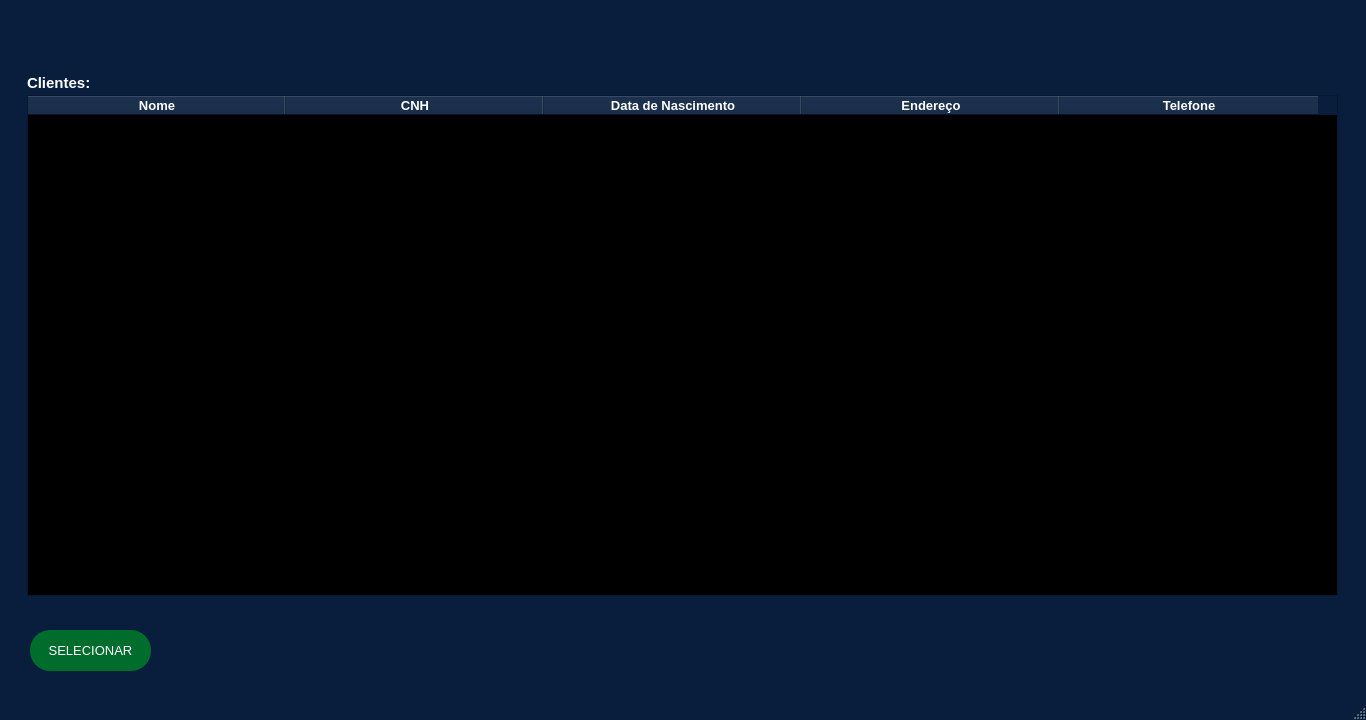
<?xml version="1.0" encoding="UTF-8"?>
<ui version="4.0">
 <class>MainWindow</class>
 <widget class="QMainWindow" name="MainWindow">
  <property name="geometry">
   <rect>
    <x>0</x>
    <y>0</y>
    <width>1366</width>
    <height>720</height>
   </rect>
  </property>
  <property name="minimumSize">
   <size>
    <width>1366</width>
    <height>720</height>
   </size>
  </property>
  <property name="maximumSize">
   <size>
    <width>1366</width>
    <height>720</height>
   </size>
  </property>
  <property name="palette">
   <palette>
    <active>
     <colorrole role="WindowText">
      <brush brushstyle="SolidPattern">
       <color alpha="255">
        <red>255</red>
        <green>255</green>
        <blue>255</blue>
       </color>
      </brush>
     </colorrole>
     <colorrole role="Button">
      <brush brushstyle="SolidPattern">
       <color alpha="255">
        <red>9</red>
        <green>30</green>
        <blue>61</blue>
       </color>
      </brush>
     </colorrole>
     <colorrole role="Light">
      <brush brushstyle="SolidPattern">
       <color alpha="255">
        <red>13</red>
        <green>45</green>
        <blue>91</blue>
       </color>
      </brush>
     </colorrole>
     <colorrole role="Midlight">
      <brush brushstyle="SolidPattern">
       <color alpha="255">
        <red>11</red>
        <green>37</green>
        <blue>76</blue>
       </color>
      </brush>
     </colorrole>
     <colorrole role="Dark">
      <brush brushstyle="SolidPattern">
       <color alpha="255">
        <red>4</red>
        <green>15</green>
        <blue>30</blue>
       </color>
      </brush>
     </colorrole>
     <colorrole role="Mid">
      <brush brushstyle="SolidPattern">
       <color alpha="255">
        <red>6</red>
        <green>20</green>
        <blue>41</blue>
       </color>
      </brush>
     </colorrole>
     <colorrole role="Text">
      <brush brushstyle="SolidPattern">
       <color alpha="255">
        <red>255</red>
        <green>255</green>
        <blue>255</blue>
       </color>
      </brush>
     </colorrole>
     <colorrole role="BrightText">
      <brush brushstyle="SolidPattern">
       <color alpha="255">
        <red>255</red>
        <green>255</green>
        <blue>255</blue>
       </color>
      </brush>
     </colorrole>
     <colorrole role="ButtonText">
      <brush brushstyle="SolidPattern">
       <color alpha="255">
        <red>255</red>
        <green>255</green>
        <blue>255</blue>
       </color>
      </brush>
     </colorrole>
     <colorrole role="Base">
      <brush brushstyle="SolidPattern">
       <color alpha="255">
        <red>0</red>
        <green>0</green>
        <blue>0</blue>
       </color>
      </brush>
     </colorrole>
     <colorrole role="Window">
      <brush brushstyle="SolidPattern">
       <color alpha="255">
        <red>9</red>
        <green>30</green>
        <blue>61</blue>
       </color>
      </brush>
     </colorrole>
     <colorrole role="Shadow">
      <brush brushstyle="SolidPattern">
       <color alpha="255">
        <red>0</red>
        <green>0</green>
        <blue>0</blue>
       </color>
      </brush>
     </colorrole>
     <colorrole role="AlternateBase">
      <brush brushstyle="SolidPattern">
       <color alpha="255">
        <red>4</red>
        <green>15</green>
        <blue>30</blue>
       </color>
      </brush>
     </colorrole>
     <colorrole role="ToolTipBase">
      <brush brushstyle="SolidPattern">
       <color alpha="255">
        <red>255</red>
        <green>255</green>
        <blue>220</blue>
       </color>
      </brush>
     </colorrole>
     <colorrole role="ToolTipText">
      <brush brushstyle="SolidPattern">
       <color alpha="255">
        <red>0</red>
        <green>0</green>
        <blue>0</blue>
       </color>
      </brush>
     </colorrole>
     <colorrole role="PlaceholderText">
      <brush brushstyle="SolidPattern">
       <color alpha="128">
        <red>255</red>
        <green>255</green>
        <blue>255</blue>
       </color>
      </brush>
     </colorrole>
    </active>
    <inactive>
     <colorrole role="WindowText">
      <brush brushstyle="SolidPattern">
       <color alpha="255">
        <red>255</red>
        <green>255</green>
        <blue>255</blue>
       </color>
      </brush>
     </colorrole>
     <colorrole role="Button">
      <brush brushstyle="SolidPattern">
       <color alpha="255">
        <red>9</red>
        <green>30</green>
        <blue>61</blue>
       </color>
      </brush>
     </colorrole>
     <colorrole role="Light">
      <brush brushstyle="SolidPattern">
       <color alpha="255">
        <red>13</red>
        <green>45</green>
        <blue>91</blue>
       </color>
      </brush>
     </colorrole>
     <colorrole role="Midlight">
      <brush brushstyle="SolidPattern">
       <color alpha="255">
        <red>11</red>
        <green>37</green>
        <blue>76</blue>
       </color>
      </brush>
     </colorrole>
     <colorrole role="Dark">
      <brush brushstyle="SolidPattern">
       <color alpha="255">
        <red>4</red>
        <green>15</green>
        <blue>30</blue>
       </color>
      </brush>
     </colorrole>
     <colorrole role="Mid">
      <brush brushstyle="SolidPattern">
       <color alpha="255">
        <red>6</red>
        <green>20</green>
        <blue>41</blue>
       </color>
      </brush>
     </colorrole>
     <colorrole role="Text">
      <brush brushstyle="SolidPattern">
       <color alpha="255">
        <red>255</red>
        <green>255</green>
        <blue>255</blue>
       </color>
      </brush>
     </colorrole>
     <colorrole role="BrightText">
      <brush brushstyle="SolidPattern">
       <color alpha="255">
        <red>255</red>
        <green>255</green>
        <blue>255</blue>
       </color>
      </brush>
     </colorrole>
     <colorrole role="ButtonText">
      <brush brushstyle="SolidPattern">
       <color alpha="255">
        <red>255</red>
        <green>255</green>
        <blue>255</blue>
       </color>
      </brush>
     </colorrole>
     <colorrole role="Base">
      <brush brushstyle="SolidPattern">
       <color alpha="255">
        <red>0</red>
        <green>0</green>
        <blue>0</blue>
       </color>
      </brush>
     </colorrole>
     <colorrole role="Window">
      <brush brushstyle="SolidPattern">
       <color alpha="255">
        <red>9</red>
        <green>30</green>
        <blue>61</blue>
       </color>
      </brush>
     </colorrole>
     <colorrole role="Shadow">
      <brush brushstyle="SolidPattern">
       <color alpha="255">
        <red>0</red>
        <green>0</green>
        <blue>0</blue>
       </color>
      </brush>
     </colorrole>
     <colorrole role="AlternateBase">
      <brush brushstyle="SolidPattern">
       <color alpha="255">
        <red>4</red>
        <green>15</green>
        <blue>30</blue>
       </color>
      </brush>
     </colorrole>
     <colorrole role="ToolTipBase">
      <brush brushstyle="SolidPattern">
       <color alpha="255">
        <red>255</red>
        <green>255</green>
        <blue>220</blue>
       </color>
      </brush>
     </colorrole>
     <colorrole role="ToolTipText">
      <brush brushstyle="SolidPattern">
       <color alpha="255">
        <red>0</red>
        <green>0</green>
        <blue>0</blue>
       </color>
      </brush>
     </colorrole>
     <colorrole role="PlaceholderText">
      <brush brushstyle="SolidPattern">
       <color alpha="128">
        <red>255</red>
        <green>255</green>
        <blue>255</blue>
       </color>
      </brush>
     </colorrole>
    </inactive>
    <disabled>
     <colorrole role="WindowText">
      <brush brushstyle="SolidPattern">
       <color alpha="255">
        <red>4</red>
        <green>15</green>
        <blue>30</blue>
       </color>
      </brush>
     </colorrole>
     <colorrole role="Button">
      <brush brushstyle="SolidPattern">
       <color alpha="255">
        <red>9</red>
        <green>30</green>
        <blue>61</blue>
       </color>
      </brush>
     </colorrole>
     <colorrole role="Light">
      <brush brushstyle="SolidPattern">
       <color alpha="255">
        <red>13</red>
        <green>45</green>
        <blue>91</blue>
       </color>
      </brush>
     </colorrole>
     <colorrole role="Midlight">
      <brush brushstyle="SolidPattern">
       <color alpha="255">
        <red>11</red>
        <green>37</green>
        <blue>76</blue>
       </color>
      </brush>
     </colorrole>
     <colorrole role="Dark">
      <brush brushstyle="SolidPattern">
       <color alpha="255">
        <red>4</red>
        <green>15</green>
        <blue>30</blue>
       </color>
      </brush>
     </colorrole>
     <colorrole role="Mid">
      <brush brushstyle="SolidPattern">
       <color alpha="255">
        <red>6</red>
        <green>20</green>
        <blue>41</blue>
       </color>
      </brush>
     </colorrole>
     <colorrole role="Text">
      <brush brushstyle="SolidPattern">
       <color alpha="255">
        <red>4</red>
        <green>15</green>
        <blue>30</blue>
       </color>
      </brush>
     </colorrole>
     <colorrole role="BrightText">
      <brush brushstyle="SolidPattern">
       <color alpha="255">
        <red>255</red>
        <green>255</green>
        <blue>255</blue>
       </color>
      </brush>
     </colorrole>
     <colorrole role="ButtonText">
      <brush brushstyle="SolidPattern">
       <color alpha="255">
        <red>4</red>
        <green>15</green>
        <blue>30</blue>
       </color>
      </brush>
     </colorrole>
     <colorrole role="Base">
      <brush brushstyle="SolidPattern">
       <color alpha="255">
        <red>9</red>
        <green>30</green>
        <blue>61</blue>
       </color>
      </brush>
     </colorrole>
     <colorrole role="Window">
      <brush brushstyle="SolidPattern">
       <color alpha="255">
        <red>9</red>
        <green>30</green>
        <blue>61</blue>
       </color>
      </brush>
     </colorrole>
     <colorrole role="Shadow">
      <brush brushstyle="SolidPattern">
       <color alpha="255">
        <red>0</red>
        <green>0</green>
        <blue>0</blue>
       </color>
      </brush>
     </colorrole>
     <colorrole role="AlternateBase">
      <brush brushstyle="SolidPattern">
       <color alpha="255">
        <red>9</red>
        <green>30</green>
        <blue>61</blue>
       </color>
      </brush>
     </colorrole>
     <colorrole role="ToolTipBase">
      <brush brushstyle="SolidPattern">
       <color alpha="255">
        <red>255</red>
        <green>255</green>
        <blue>220</blue>
       </color>
      </brush>
     </colorrole>
     <colorrole role="ToolTipText">
      <brush brushstyle="SolidPattern">
       <color alpha="255">
        <red>0</red>
        <green>0</green>
        <blue>0</blue>
       </color>
      </brush>
     </colorrole>
     <colorrole role="PlaceholderText">
      <brush brushstyle="SolidPattern">
       <color alpha="128">
        <red>255</red>
        <green>255</green>
        <blue>255</blue>
       </color>
      </brush>
     </colorrole>
    </disabled>
   </palette>
  </property>
  <property name="windowTitle">
   <string>Long Drive</string>
  </property>
  <property name="windowIcon">
   <iconset>
    <normaloff>../Logos/LOGO4.png</normaloff>../Logos/LOGO4.png</iconset>
  </property>
  <property name="layoutDirection">
   <enum>Qt::LeftToRight</enum>
  </property>
  <widget class="QWidget" name="centralwidget">
   <widget class="QLabel" name="logocli">
    <property name="enabled">
     <bool>true</bool>
    </property>
    <property name="geometry">
     <rect>
      <x>1140</x>
      <y>544</y>
      <width>231</width>
      <height>231</height>
     </rect>
    </property>
    <property name="toolTip">
     <string>&lt;html&gt;&lt;head/&gt;&lt;body&gt;&lt;p align=&quot;center&quot;&gt;&lt;br/&gt;&lt;/p&gt;&lt;/body&gt;&lt;/html&gt;</string>
    </property>
    <property name="whatsThis">
     <string>&lt;html&gt;&lt;head/&gt;&lt;body&gt;&lt;p align=&quot;center&quot;&gt;&lt;br/&gt;&lt;/p&gt;&lt;/body&gt;&lt;/html&gt;</string>
    </property>
    <property name="autoFillBackground">
     <bool>false</bool>
    </property>
    <property name="styleSheet">
     <string notr="true"/>
    </property>
    <property name="text">
     <string/>
    </property>
    <property name="pixmap">
     <pixmap>../Logos/LOGO2.png</pixmap>
    </property>
    <property name="scaledContents">
     <bool>true</bool>
    </property>
    <property name="wordWrap">
     <bool>false</bool>
    </property>
   </widget>
   <widget class="QPushButton" name="cadastrarcliente">
    <property name="geometry">
     <rect>
      <x>30</x>
      <y>630</y>
      <width>121</width>
      <height>41</height>
     </rect>
    </property>
    <property name="palette">
     <palette>
      <active>
       <colorrole role="WindowText">
        <brush brushstyle="SolidPattern">
         <color alpha="255">
          <red>255</red>
          <green>255</green>
          <blue>255</blue>
         </color>
        </brush>
       </colorrole>
       <colorrole role="Button">
        <brush brushstyle="SolidPattern">
         <color alpha="255">
          <red>0</red>
          <green>109</green>
          <blue>45</blue>
         </color>
        </brush>
       </colorrole>
       <colorrole role="Text">
        <brush brushstyle="SolidPattern">
         <color alpha="255">
          <red>255</red>
          <green>255</green>
          <blue>255</blue>
         </color>
        </brush>
       </colorrole>
       <colorrole role="BrightText">
        <brush brushstyle="SolidPattern">
         <color alpha="255">
          <red>203</red>
          <green>255</green>
          <blue>80</blue>
         </color>
        </brush>
       </colorrole>
       <colorrole role="ButtonText">
        <brush brushstyle="SolidPattern">
         <color alpha="255">
          <red>255</red>
          <green>255</green>
          <blue>255</blue>
         </color>
        </brush>
       </colorrole>
       <colorrole role="Base">
        <brush brushstyle="SolidPattern">
         <color alpha="255">
          <red>0</red>
          <green>109</green>
          <blue>45</blue>
         </color>
        </brush>
       </colorrole>
       <colorrole role="Window">
        <brush brushstyle="SolidPattern">
         <color alpha="255">
          <red>0</red>
          <green>109</green>
          <blue>45</blue>
         </color>
        </brush>
       </colorrole>
       <colorrole role="ToolTipBase">
        <brush brushstyle="SolidPattern">
         <color alpha="255">
          <red>255</red>
          <green>255</green>
          <blue>0</blue>
         </color>
        </brush>
       </colorrole>
       <colorrole role="PlaceholderText">
        <brush brushstyle="SolidPattern">
         <color alpha="128">
          <red>0</red>
          <green>0</green>
          <blue>0</blue>
         </color>
        </brush>
       </colorrole>
      </active>
      <inactive>
       <colorrole role="WindowText">
        <brush brushstyle="SolidPattern">
         <color alpha="255">
          <red>255</red>
          <green>255</green>
          <blue>255</blue>
         </color>
        </brush>
       </colorrole>
       <colorrole role="Button">
        <brush brushstyle="SolidPattern">
         <color alpha="255">
          <red>0</red>
          <green>109</green>
          <blue>45</blue>
         </color>
        </brush>
       </colorrole>
       <colorrole role="Text">
        <brush brushstyle="SolidPattern">
         <color alpha="255">
          <red>255</red>
          <green>255</green>
          <blue>255</blue>
         </color>
        </brush>
       </colorrole>
       <colorrole role="BrightText">
        <brush brushstyle="SolidPattern">
         <color alpha="255">
          <red>203</red>
          <green>255</green>
          <blue>80</blue>
         </color>
        </brush>
       </colorrole>
       <colorrole role="ButtonText">
        <brush brushstyle="SolidPattern">
         <color alpha="255">
          <red>255</red>
          <green>255</green>
          <blue>255</blue>
         </color>
        </brush>
       </colorrole>
       <colorrole role="Base">
        <brush brushstyle="SolidPattern">
         <color alpha="255">
          <red>0</red>
          <green>109</green>
          <blue>45</blue>
         </color>
        </brush>
       </colorrole>
       <colorrole role="Window">
        <brush brushstyle="SolidPattern">
         <color alpha="255">
          <red>0</red>
          <green>109</green>
          <blue>45</blue>
         </color>
        </brush>
       </colorrole>
       <colorrole role="ToolTipBase">
        <brush brushstyle="SolidPattern">
         <color alpha="255">
          <red>255</red>
          <green>255</green>
          <blue>0</blue>
         </color>
        </brush>
       </colorrole>
       <colorrole role="PlaceholderText">
        <brush brushstyle="SolidPattern">
         <color alpha="128">
          <red>0</red>
          <green>0</green>
          <blue>0</blue>
         </color>
        </brush>
       </colorrole>
      </inactive>
      <disabled>
       <colorrole role="WindowText">
        <brush brushstyle="SolidPattern">
         <color alpha="255">
          <red>255</red>
          <green>255</green>
          <blue>255</blue>
         </color>
        </brush>
       </colorrole>
       <colorrole role="Button">
        <brush brushstyle="SolidPattern">
         <color alpha="255">
          <red>0</red>
          <green>109</green>
          <blue>45</blue>
         </color>
        </brush>
       </colorrole>
       <colorrole role="Text">
        <brush brushstyle="SolidPattern">
         <color alpha="255">
          <red>255</red>
          <green>255</green>
          <blue>255</blue>
         </color>
        </brush>
       </colorrole>
       <colorrole role="BrightText">
        <brush brushstyle="SolidPattern">
         <color alpha="255">
          <red>203</red>
          <green>255</green>
          <blue>80</blue>
         </color>
        </brush>
       </colorrole>
       <colorrole role="ButtonText">
        <brush brushstyle="SolidPattern">
         <color alpha="255">
          <red>255</red>
          <green>255</green>
          <blue>255</blue>
         </color>
        </brush>
       </colorrole>
       <colorrole role="Base">
        <brush brushstyle="SolidPattern">
         <color alpha="255">
          <red>0</red>
          <green>109</green>
          <blue>45</blue>
         </color>
        </brush>
       </colorrole>
       <colorrole role="Window">
        <brush brushstyle="SolidPattern">
         <color alpha="255">
          <red>0</red>
          <green>109</green>
          <blue>45</blue>
         </color>
        </brush>
       </colorrole>
       <colorrole role="ToolTipBase">
        <brush brushstyle="SolidPattern">
         <color alpha="255">
          <red>255</red>
          <green>255</green>
          <blue>0</blue>
         </color>
        </brush>
       </colorrole>
       <colorrole role="PlaceholderText">
        <brush brushstyle="SolidPattern">
         <color alpha="128">
          <red>0</red>
          <green>0</green>
          <blue>0</blue>
         </color>
        </brush>
       </colorrole>
      </disabled>
     </palette>
    </property>
    <property name="font">
     <font>
      <family>Arial</family>
      <pointsize>10</pointsize>
      <weight>9</weight>
      <italic>false</italic>
      <bold>false</bold>
     </font>
    </property>
    <property name="contextMenuPolicy">
     <enum>Qt::CustomContextMenu</enum>
    </property>
    <property name="styleSheet">
     <string notr="true">QPushButton{
	color:white;
	border-radius:20px;
	background-color: #006d2d;
	font: 75 10pt &quot;Arial&quot;;
}
QPushButton:hover{
	background-color: #013d1a;
}</string>
    </property>
    <property name="text">
     <string>SELECIONAR</string>
    </property>
    <property name="iconSize">
     <size>
      <width>93</width>
      <height>100</height>
     </size>
    </property>
    <property name="checkable">
     <bool>false</bool>
    </property>
    <property name="autoRepeat">
     <bool>false</bool>
    </property>
    <property name="autoExclusive">
     <bool>false</bool>
    </property>
    <property name="autoDefault">
     <bool>false</bool>
    </property>
    <property name="default">
     <bool>false</bool>
    </property>
    <property name="flat">
     <bool>true</bool>
    </property>
   </widget>
   <widget class="QTableWidget" name="tabelacliente">
    <property name="geometry">
     <rect>
      <x>27</x>
      <y>95</y>
      <width>1311</width>
      <height>501</height>
     </rect>
    </property>
    <property name="font">
     <font>
      <family>Arial</family>
      <pointsize>11</pointsize>
      <weight>50</weight>
      <bold>false</bold>
     </font>
    </property>
    <property name="cursor" stdset="0">
     <cursorShape>PointingHandCursor</cursorShape>
    </property>
    <property name="layoutDirection">
     <enum>Qt::LeftToRight</enum>
    </property>
    <property name="autoFillBackground">
     <bool>false</bool>
    </property>
    <property name="styleSheet">
     <string notr="true">QTableWidget{color:black};</string>
    </property>
    <property name="rowCount">
     <number>0</number>
    </property>
    <attribute name="horizontalHeaderVisible">
     <bool>true</bool>
    </attribute>
    <attribute name="horizontalHeaderCascadingSectionResizes">
     <bool>false</bool>
    </attribute>
    <attribute name="horizontalHeaderMinimumSectionSize">
     <number>49</number>
    </attribute>
    <attribute name="horizontalHeaderDefaultSectionSize">
     <number>258</number>
    </attribute>
    <attribute name="horizontalHeaderHighlightSections">
     <bool>false</bool>
    </attribute>
    <attribute name="verticalHeaderDefaultSectionSize">
     <number>37</number>
    </attribute>
    <column>
     <property name="text">
      <string>Nome</string>
     </property>
     <property name="font">
      <font>
       <pointsize>10</pointsize>
       <weight>75</weight>
       <bold>true</bold>
      </font>
     </property>
    </column>
    <column>
     <property name="text">
      <string>CNH</string>
     </property>
     <property name="font">
      <font>
       <pointsize>10</pointsize>
       <weight>75</weight>
       <bold>true</bold>
      </font>
     </property>
    </column>
    <column>
     <property name="text">
      <string>Data de Nascimento</string>
     </property>
     <property name="font">
      <font>
       <pointsize>10</pointsize>
       <weight>75</weight>
       <bold>true</bold>
      </font>
     </property>
    </column>
    <column>
     <property name="text">
      <string>Endereço</string>
     </property>
     <property name="font">
      <font>
       <pointsize>10</pointsize>
       <weight>75</weight>
       <bold>true</bold>
      </font>
     </property>
    </column>
    <column>
     <property name="text">
      <string>Telefone</string>
     </property>
     <property name="font">
      <font>
       <pointsize>10</pointsize>
       <weight>75</weight>
       <bold>true</bold>
      </font>
     </property>
    </column>
   </widget>
   <widget class="QLabel" name="clientes">
    <property name="geometry">
     <rect>
      <x>27</x>
      <y>72</y>
      <width>81</width>
      <height>21</height>
     </rect>
    </property>
    <property name="font">
     <font>
      <family>Arial</family>
      <pointsize>11</pointsize>
      <weight>75</weight>
      <bold>true</bold>
     </font>
    </property>
    <property name="text">
     <string>Clientes:</string>
    </property>
   </widget>
  </widget>
  <widget class="QStatusBar" name="statusbar"/>
 </widget>
 <resources>
  <include location="../ICONES_QTDESIGNER.qrc"/>
 </resources>
 <connections/>
</ui>
